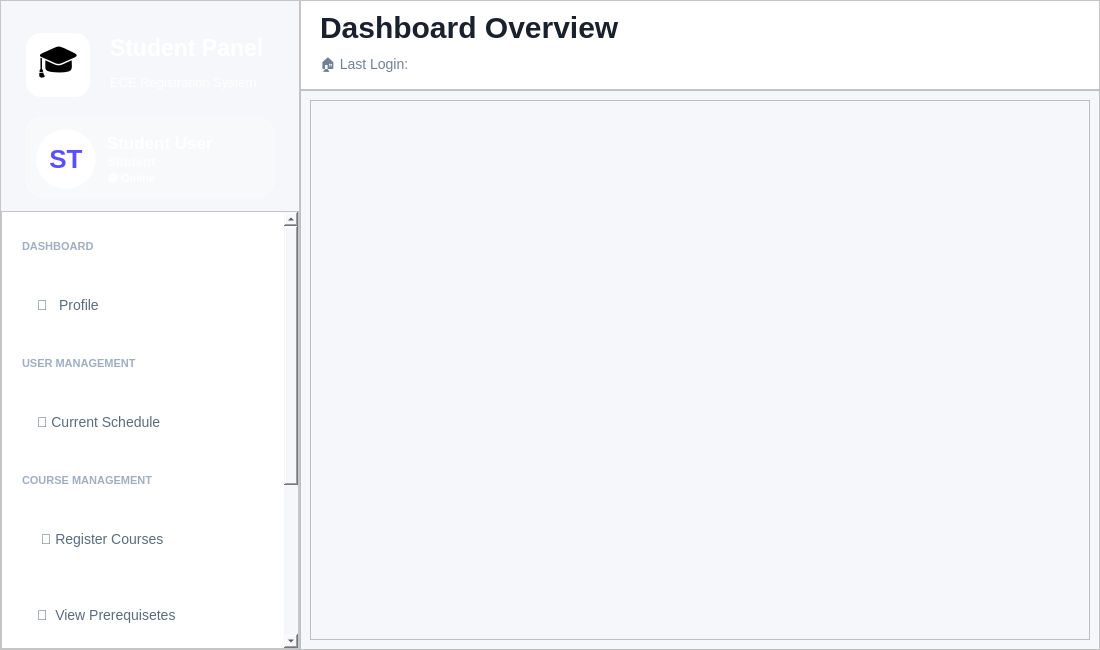
<?xml version="1.0" encoding="UTF-8"?>
<ui version="4.0">
 <class>StudentDashboard</class>
 <widget class="QMainWindow" name="StudentDashboard">
  <property name="geometry">
   <rect>
    <x>0</x>
    <y>0</y>
    <width>1100</width>
    <height>650</height>
   </rect>
  </property>
  <property name="minimumSize">
   <size>
    <width>1000</width>
    <height>600</height>
   </size>
  </property>
  <property name="windowTitle">
   <string>Student Dashboard - ECE Registration System</string>
  </property>
  <property name="styleSheet">
   <string notr="true">QMainWindow { background-color: #f5f7fa; }</string>
  </property>
  <widget class="QWidget" name="centralwidget">
   <property name="styleSheet">
    <string notr="true">background-color: #f5f7fa;</string>
   </property>
   <layout class="QHBoxLayout" name="mainHorizontalLayout">
    <property name="spacing">
     <number>0</number>
    </property>
    <property name="leftMargin">
     <number>0</number>
    </property>
    <property name="topMargin">
     <number>0</number>
    </property>
    <property name="rightMargin">
     <number>0</number>
    </property>
    <property name="bottomMargin">
     <number>0</number>
    </property>
    <item>
     <widget class="QFrame" name="sidebarFrame">
      <property name="minimumSize">
       <size>
        <width>300</width>
        <height>0</height>
       </size>
      </property>
      <property name="maximumSize">
       <size>
        <width>300</width>
        <height>16777215</height>
       </size>
      </property>
      <property name="styleSheet">
       <string notr="true">QFrame { background-color: white; }</string>
      </property>
      <property name="frameShape">
       <enum>QFrame::Shape::StyledPanel</enum>
      </property>
      <layout class="QVBoxLayout" name="sidebarLayout">
       <property name="spacing">
        <number>0</number>
       </property>
       <property name="leftMargin">
        <number>0</number>
       </property>
       <property name="topMargin">
        <number>0</number>
       </property>
       <property name="rightMargin">
        <number>0</number>
       </property>
       <property name="bottomMargin">
        <number>0</number>
       </property>
       <item>
        <widget class="QWidget" name="headerWidget" native="true">
         <property name="minimumSize">
          <size>
           <width>0</width>
           <height>210</height>
          </size>
         </property>
         <property name="maximumSize">
          <size>
           <width>16777215</width>
           <height>210</height>
          </size>
         </property>
         <property name="styleSheet">
          <string notr="true">/* ===== Background Gradient ===== */
QWidget {
    background: qlineargradient(
        x1: 0, y1: 0,
        x2: 1, y2: 1,
        stop: 0 #667EEA,   /* start color */
        stop: 1 #764BA2    /* end color */
    );
    font-family: &quot;Segoe UI&quot;;
}
</string>
         </property>
         <layout class="QVBoxLayout" name="headerLayout">
          <property name="spacing">
           <number>20</number>
          </property>
          <property name="leftMargin">
           <number>25</number>
          </property>
          <property name="topMargin">
           <number>32</number>
          </property>
          <property name="rightMargin">
           <number>25</number>
          </property>
          <property name="bottomMargin">
           <number>28</number>
          </property>
          <item>
           <layout class="QHBoxLayout" name="logoHLayout">
            <item>
             <widget class="QLabel" name="logoIconLabel">
              <property name="minimumSize">
               <size>
                <width>64</width>
                <height>64</height>
               </size>
              </property>
              <property name="maximumSize">
               <size>
                <width>64</width>
                <height>64</height>
               </size>
              </property>
              <property name="styleSheet">
               <string notr="true">background-color: white; border-radius: 15px; font-size: 34px;</string>
              </property>
              <property name="text">
               <string>🎓</string>
              </property>
              <property name="alignment">
               <set>Qt::AlignmentFlag::AlignCenter</set>
              </property>
             </widget>
            </item>
            <item>
             <layout class="QVBoxLayout" name="logoTextLayout">
              <property name="spacing">
               <number>4</number>
              </property>
              <item>
               <widget class="QLabel" name="labelLogoTitle">
                <property name="styleSheet">
                 <string notr="true">color: white; font-size: 23px; font-weight: 800; background: transparent;</string>
                </property>
                <property name="text">
                 <string>Student Panel</string>
                </property>
               </widget>
              </item>
              <item>
               <widget class="QLabel" name="labelLogoSubtitle">
                <property name="styleSheet">
                 <string notr="true">color: rgba(255,255,255,0.95); font-size: 13px; background: transparent;</string>
                </property>
                <property name="text">
                 <string>ECE Registration System</string>
                </property>
               </widget>
              </item>
             </layout>
            </item>
            <item>
             <spacer name="logoSpacer">
              <property name="orientation">
               <enum>Qt::Orientation::Horizontal</enum>
              </property>
              <property name="sizeHint" stdset="0">
               <size>
                <width>40</width>
                <height>20</height>
               </size>
              </property>
             </spacer>
            </item>
           </layout>
          </item>
          <item>
           <widget class="QFrame" name="profileFrame">
            <property name="sizePolicy">
             <sizepolicy hsizetype="Preferred" vsizetype="Fixed">
              <horstretch>0</horstretch>
              <verstretch>0</verstretch>
             </sizepolicy>
            </property>
            <property name="minimumSize">
             <size>
              <width>0</width>
              <height>80</height>
             </size>
            </property>
            <property name="styleSheet">
             <string notr="true">QFrame {
    background-color: rgba(255,255,255,0.22);
    border-radius: 15px;
    border: 1px solid rgba(255,255,255,0.35);
}</string>
            </property>
            <property name="frameShape">
             <enum>QFrame::Shape::StyledPanel</enum>
            </property>
            <property name="frameShadow">
             <enum>QFrame::Shadow::Raised</enum>
            </property>
            <layout class="QGridLayout" name="gridLayout">
             <property name="topMargin">
              <number>5</number>
             </property>
             <property name="rightMargin">
              <number>5</number>
             </property>
             <property name="bottomMargin">
              <number>0</number>
             </property>
             <item row="0" column="2">
              <layout class="QVBoxLayout" name="verticalLayout">
               <property name="spacing">
                <number>0</number>
               </property>
               <property name="topMargin">
                <number>10</number>
               </property>
               <property name="bottomMargin">
                <number>10</number>
               </property>
               <item>
                <widget class="QLabel" name="labelStudentName">
                 <property name="minimumSize">
                  <size>
                   <width>20</width>
                   <height>20</height>
                  </size>
                 </property>
                 <property name="styleSheet">
                  <string notr="true">color: white; 
font-size: 17px; 
font-weight: 800;
background: transparent;
border: transparent</string>
                 </property>
                 <property name="text">
                  <string>Student User</string>
                 </property>
                </widget>
               </item>
               <item>
                <widget class="QLabel" name="labelStudentRole">
                 <property name="minimumSize">
                  <size>
                   <width>0</width>
                   <height>20</height>
                  </size>
                 </property>
                 <property name="styleSheet">
                  <string notr="true">color: rgba(255,255,255,0.88); 
font-size: 13px; 
font-weight: 500;
background: transparent;
border: transparent</string>
                 </property>
                 <property name="text">
                  <string>Student</string>
                 </property>
                </widget>
               </item>
               <item>
                <widget class="QLabel" name="labelStudentStatus">
                 <property name="minimumSize">
                  <size>
                   <width>0</width>
                   <height>20</height>
                  </size>
                 </property>
                 <property name="styleSheet">
                  <string notr="true">color: rgba(255,255,255,0.95); 
font-size: 11px; 
font-weight: 600;
border: transparent;
background-color: transparent</string>
                 </property>
                 <property name="text">
                  <string>🟢 Online</string>
                 </property>
                </widget>
               </item>
              </layout>
             </item>
             <item row="0" column="3">
              <spacer name="horizontalSpacer_2">
               <property name="orientation">
                <enum>Qt::Orientation::Horizontal</enum>
               </property>
               <property name="sizeType">
                <enum>QSizePolicy::Policy::Minimum</enum>
               </property>
               <property name="sizeHint" stdset="0">
                <size>
                 <width>20</width>
                 <height>20</height>
                </size>
               </property>
              </spacer>
             </item>
             <item row="0" column="0">
              <widget class="QLabel" name="avatarLabel">
               <property name="minimumSize">
                <size>
                 <width>60</width>
                 <height>60</height>
                </size>
               </property>
               <property name="maximumSize">
                <size>
                 <width>60</width>
                 <height>60</height>
                </size>
               </property>
               <property name="styleSheet">
                <string notr="true">background-color: white;
color: #5a4fff;   /* vibrant purple-blue */
border-radius: 30px;
font-size: 26px;
font-weight: 900;
</string>
               </property>
               <property name="text">
                <string>ST</string>
               </property>
               <property name="alignment">
                <set>Qt::AlignmentFlag::AlignCenter</set>
               </property>
              </widget>
             </item>
             <item row="0" column="1">
              <spacer name="horizontalSpacer_3">
               <property name="orientation">
                <enum>Qt::Orientation::Horizontal</enum>
               </property>
               <property name="sizeType">
                <enum>QSizePolicy::Policy::Fixed</enum>
               </property>
               <property name="sizeHint" stdset="0">
                <size>
                 <width>5</width>
                 <height>10</height>
                </size>
               </property>
              </spacer>
             </item>
            </layout>
           </widget>
          </item>
         </layout>
        </widget>
       </item>
       <item>
        <widget class="QScrollArea" name="navScrollArea">
         <property name="styleSheet">
          <string notr="true">/* ===== VERTICAL SCROLLBAR ===== */
QScrollBar:vertical {
    width: 12px;
    background: rgba(255, 255, 255, 0.05);  /* subtle track */
    margin: 0px 0px 0px 0;  /* TOP RIGHT BOTTOM LEFT */
    border-radius: 6px;
}

QScrollBar::handle:vertical {
    background: rgba(120, 120, 120, 0.35);  /* glassy thumb */
    border-radius: 6px;
    min-height: 30px;
    border: 1px solid rgba(255, 255, 255, 0.2); /* subtle highlight */
}

QScrollBar::handle:vertical:hover {
    background: rgba(120, 120, 120, 0.55);
}

/* Up/Down buttons */
QScrollBar::add-line:vertical,
QScrollBar::sub-line:vertical {
    height: 16px;
    background: rgba(180, 180, 180, 0.35);
    border-radius: 4px;
}

/* Arrow icons */
QScrollBar::up-arrow:vertical,
QScrollBar::down-arrow:vertical {
    width: 6px;
    height: 6px;
    background: transparent;
}

/* Remove the blank area inside */
QScrollBar::add-page:vertical,
QScrollBar::sub-page:vertical {
    background: none;
}</string>
         </property>
         <property name="widgetResizable">
          <bool>true</bool>
         </property>
         <widget class="QWidget" name="navScrollContent">
          <property name="geometry">
           <rect>
            <x>0</x>
            <y>-220</y>
            <width>284</width>
            <height>719</height>
           </rect>
          </property>
          <property name="styleSheet">
           <string notr="true">background-color: white;</string>
          </property>
          <layout class="QVBoxLayout" name="navMainLayout">
           <property name="spacing">
            <number>28</number>
           </property>
           <property name="leftMargin">
            <number>20</number>
           </property>
           <property name="topMargin">
            <number>28</number>
           </property>
           <property name="rightMargin">
            <number>20</number>
           </property>
           <property name="bottomMargin">
            <number>28</number>
           </property>
           <item>
            <widget class="QLabel" name="dashboardSectionLabel">
             <property name="styleSheet">
              <string notr="true">color: #a0aec0; font-size: 11px; font-weight: 800; background: transparent;</string>
             </property>
             <property name="text">
              <string>DASHBOARD</string>
             </property>
            </widget>
           </item>
           <item>
            <widget class="QPushButton" name="buttonProfile">
             <property name="minimumSize">
              <size>
               <width>0</width>
               <height>48</height>
              </size>
             </property>
             <property name="cursor">
              <cursorShape>PointingHandCursor</cursorShape>
             </property>
             <property name="styleSheet">
              <string notr="true">QPushButton {
    background-color: transparent;
    border: none;
    border-radius: 10px;
    color: #5a6c7d;
    font-size: 14px;
    text-align: left;
    padding-left: 15px;
}

QPushButton:hover {
    background-color: #f8f9fa;
    color: #8c6fff;  /* slightly purple-ish on hover */
}

/* CHECKED / TOGGLED STATE */
QPushButton:checked {
    background-color: rgba(140, 111, 255, 0.10);  /* faint purple */
    color: #8c6fff; 
    font-weight: bold;
    border-left: 4px solid #8c6fff;
    padding-left: 11px; /* adjust so bar doesn’t push content too far */
}

/* PRESSED STATE (optional but clean) */
QPushButton:pressed {
    background-color: rgba(140, 111, 255, 0.18);  /* slightly darker purple on press */
}
</string>
             </property>
             <property name="text">
              <string>👤   Profile</string>
             </property>
             <property name="checkable">
              <bool>true</bool>
             </property>
             <attribute name="buttonGroup">
              <string notr="true">buttonGroupSubmenus</string>
             </attribute>
            </widget>
           </item>
           <item>
            <widget class="QLabel" name="userMgmtLabel">
             <property name="styleSheet">
              <string notr="true">color: #a0aec0; font-size: 11px; font-weight: 800; background: transparent;</string>
             </property>
             <property name="text">
              <string>USER MANAGEMENT</string>
             </property>
            </widget>
           </item>
           <item>
            <widget class="QPushButton" name="buttonCurrentSchedule">
             <property name="minimumSize">
              <size>
               <width>0</width>
               <height>48</height>
              </size>
             </property>
             <property name="cursor">
              <cursorShape>PointingHandCursor</cursorShape>
             </property>
             <property name="styleSheet">
              <string notr="true">QPushButton {
    background-color: transparent;
    border: none;
    border-radius: 10px;
    color: #5a6c7d;
    font-size: 14px;
    text-align: left;
    padding-left: 15px;
}

QPushButton:hover {
    background-color: #f8f9fa;
    color: #8c6fff;  /* slightly purple-ish on hover */
}

/* CHECKED / TOGGLED STATE */
QPushButton:checked {
    background-color: rgba(140, 111, 255, 0.10);  /* faint purple */
    color: #8c6fff; 
    font-weight: bold;
    border-left: 4px solid #8c6fff;
    padding-left: 11px; /* adjust so bar doesn’t push content too far */
}

/* PRESSED STATE (optional but clean) */
QPushButton:pressed {
    background-color: rgba(140, 111, 255, 0.18);  /* slightly darker purple on press */
}
</string>
             </property>
             <property name="text">
              <string>📅 Current Schedule</string>
             </property>
             <property name="checkable">
              <bool>true</bool>
             </property>
             <attribute name="buttonGroup">
              <string notr="true">buttonGroupSubmenus</string>
             </attribute>
            </widget>
           </item>
           <item>
            <widget class="QLabel" name="courseMgmtLabel">
             <property name="styleSheet">
              <string notr="true">color: #a0aec0; font-size: 11px; font-weight: 800; background: transparent;</string>
             </property>
             <property name="text">
              <string>COURSE MANAGEMENT</string>
             </property>
            </widget>
           </item>
           <item>
            <widget class="QPushButton" name="buttonRegisterCourses">
             <property name="minimumSize">
              <size>
               <width>0</width>
               <height>48</height>
              </size>
             </property>
             <property name="cursor">
              <cursorShape>PointingHandCursor</cursorShape>
             </property>
             <property name="styleSheet">
              <string notr="true">QPushButton {
    background-color: transparent;
    border: none;
    border-radius: 10px;
    color: #5a6c7d;
    font-size: 14px;
    text-align: left;
    padding-left: 15px;
}

QPushButton:hover {
    background-color: #f8f9fa;
    color: #8c6fff;  /* slightly purple-ish on hover */
}

/* CHECKED / TOGGLED STATE */
QPushButton:checked {
    background-color: rgba(140, 111, 255, 0.10);  /* faint purple */
    color: #8c6fff; 
    font-weight: bold;
    border-left: 4px solid #8c6fff;
    padding-left: 11px; /* adjust so bar doesn’t push content too far */
}

/* PRESSED STATE (optional but clean) */
QPushButton:pressed {
    background-color: rgba(140, 111, 255, 0.18);  /* slightly darker purple on press */
}
</string>
             </property>
             <property name="text">
              <string> 📝 Register Courses </string>
             </property>
             <property name="checkable">
              <bool>true</bool>
             </property>
             <attribute name="buttonGroup">
              <string notr="true">buttonGroupSubmenus</string>
             </attribute>
            </widget>
           </item>
           <item>
            <widget class="QPushButton" name="buttonViewPrereqs">
             <property name="minimumSize">
              <size>
               <width>0</width>
               <height>48</height>
              </size>
             </property>
             <property name="cursor">
              <cursorShape>PointingHandCursor</cursorShape>
             </property>
             <property name="styleSheet">
              <string notr="true">QPushButton {
    background-color: transparent;
    border: none;
    border-radius: 10px;
    color: #5a6c7d;
    font-size: 14px;
    text-align: left;
    padding-left: 15px;
}

QPushButton:hover {
    background-color: #f8f9fa;
    color: #8c6fff;  /* slightly purple-ish on hover */
}

/* CHECKED / TOGGLED STATE */
QPushButton:checked {
    background-color: rgba(140, 111, 255, 0.10);  /* faint purple */
    color: #8c6fff; 
    font-weight: bold;
    border-left: 4px solid #8c6fff;
    padding-left: 11px; /* adjust so bar doesn’t push content too far */
}

/* PRESSED STATE (optional but clean) */
QPushButton:pressed {
    background-color: rgba(140, 111, 255, 0.18);  /* slightly darker purple on press */
}
</string>
             </property>
             <property name="text">
              <string>🔗  View Prerequisetes</string>
             </property>
             <property name="checkable">
              <bool>true</bool>
             </property>
             <attribute name="buttonGroup">
              <string notr="true">buttonGroupSubmenus</string>
             </attribute>
            </widget>
           </item>
           <item>
            <widget class="QPushButton" name="buttonViewProgramPlans">
             <property name="minimumSize">
              <size>
               <width>0</width>
               <height>48</height>
              </size>
             </property>
             <property name="cursor">
              <cursorShape>PointingHandCursor</cursorShape>
             </property>
             <property name="styleSheet">
              <string notr="true">QPushButton {
    background-color: transparent;
    border: none;
    border-radius: 10px;
    color: #5a6c7d;
    font-size: 14px;
    text-align: left;
    padding-left: 15px;
}

QPushButton:hover {
    background-color: #f8f9fa;
    color: #8c6fff;  /* slightly purple-ish on hover */
}

/* CHECKED / TOGGLED STATE */
QPushButton:checked {
    background-color: rgba(140, 111, 255, 0.10);  /* faint purple */
    color: #8c6fff; 
    font-weight: bold;
    border-left: 4px solid #8c6fff;
    padding-left: 11px; /* adjust so bar doesn’t push content too far */
}

/* PRESSED STATE (optional but clean) */
QPushButton:pressed {
    background-color: rgba(140, 111, 255, 0.18);  /* slightly darker purple on press */
}
</string>
             </property>
             <property name="text">
              <string>📋  View Program Plans</string>
             </property>
             <property name="checkable">
              <bool>true</bool>
             </property>
             <attribute name="buttonGroup">
              <string notr="true">buttonGroupSubmenus</string>
             </attribute>
            </widget>
           </item>
           <item>
            <widget class="QPushButton" name="buttonTranscript">
             <property name="minimumSize">
              <size>
               <width>0</width>
               <height>48</height>
              </size>
             </property>
             <property name="cursor">
              <cursorShape>PointingHandCursor</cursorShape>
             </property>
             <property name="styleSheet">
              <string notr="true">QPushButton {
    background-color: transparent;
    border: none;
    border-radius: 10px;
    color: #5a6c7d;
    font-size: 14px;
    text-align: left;
    padding-left: 15px;
}

QPushButton:hover {
    background-color: #f8f9fa;
    color: #8c6fff;  /* slightly purple-ish on hover */
}

/* CHECKED / TOGGLED STATE */
QPushButton:checked {
    background-color: rgba(140, 111, 255, 0.10);  /* faint purple */
    color: #8c6fff; 
    font-weight: bold;
    border-left: 4px solid #8c6fff;
    padding-left: 11px; /* adjust so bar doesn’t push content too far */
}

/* PRESSED STATE (optional but clean) */
QPushButton:pressed {
    background-color: rgba(140, 111, 255, 0.18);  /* slightly darker purple on press */
}
</string>
             </property>
             <property name="text">
              <string> 📊 Transcript </string>
             </property>
             <property name="checkable">
              <bool>true</bool>
             </property>
             <attribute name="buttonGroup">
              <string notr="true">buttonGroupSubmenus</string>
             </attribute>
            </widget>
           </item>
           <item>
            <spacer name="navVerticalSpacer">
             <property name="orientation">
              <enum>Qt::Orientation::Vertical</enum>
             </property>
             <property name="sizeHint" stdset="0">
              <size>
               <width>20</width>
               <height>40</height>
              </size>
             </property>
            </spacer>
           </item>
           <item>
            <widget class="QPushButton" name="buttonLogout">
             <property name="minimumSize">
              <size>
               <width>0</width>
               <height>50</height>
              </size>
             </property>
             <property name="cursor">
              <cursorShape>PointingHandCursor</cursorShape>
             </property>
             <property name="styleSheet">
              <string notr="true">QPushButton {
    background-color: #fff5f5;
    border: 2px solid #fed7d7;
    border-radius: 12px;
    color: #e53e3e;
    font-weight: 700;
    font-size: 14px;
    text-align: left;
    padding-left: 18px;
    /* Add subtle shadow for depth */
    box-shadow: 0px 2px 4px rgba(0, 0, 0, 0.1);
}

/* Hover effect */
QPushButton:hover {
    background-color: #fed7d7;
}

/* Pressed effect */
QPushButton:pressed {
    background-color: #fbb6b6; /* slightly darker */
    padding-left: 20px;        /* move text slightly right to simulate press */
    padding-top: 2px;          /* move text slightly down */
    border-color: #f56565;     /* darker border */
}
</string>
             </property>
             <property name="text">
              <string>🚪  Logout</string>
             </property>
            </widget>
           </item>
          </layout>
         </widget>
        </widget>
       </item>
      </layout>
     </widget>
    </item>
    <item>
     <widget class="QWidget" name="mainContentWidget" native="true">
      <property name="styleSheet">
       <string notr="true">background-color: #f5f7fa;</string>
      </property>
      <layout class="QVBoxLayout" name="mainContentLayout">
       <property name="spacing">
        <number>0</number>
       </property>
       <property name="leftMargin">
        <number>0</number>
       </property>
       <property name="topMargin">
        <number>0</number>
       </property>
       <property name="rightMargin">
        <number>0</number>
       </property>
       <property name="bottomMargin">
        <number>0</number>
       </property>
       <item>
        <widget class="QFrame" name="topBarFrame">
         <property name="minimumSize">
          <size>
           <width>0</width>
           <height>90</height>
          </size>
         </property>
         <property name="maximumSize">
          <size>
           <width>16777215</width>
           <height>90</height>
          </size>
         </property>
         <property name="styleSheet">
          <string notr="true">background-color: white;</string>
         </property>
         <property name="frameShape">
          <enum>QFrame::Shape::StyledPanel</enum>
         </property>
         <layout class="QGridLayout" name="gridLayout_2">
          <item row="0" column="1">
           <layout class="QVBoxLayout" name="verticalLayout_2">
            <item>
             <widget class="QLabel" name="labelPageTitle">
              <property name="sizePolicy">
               <sizepolicy hsizetype="Maximum" vsizetype="Fixed">
                <horstretch>0</horstretch>
                <verstretch>0</verstretch>
               </sizepolicy>
              </property>
              <property name="minimumSize">
               <size>
                <width>300</width>
                <height>30</height>
               </size>
              </property>
              <property name="styleSheet">
               <string notr="true">font-size: 30px; font-weight: 900; color: #1a202c; background: transparent;</string>
              </property>
              <property name="text">
               <string>Dashboard Overview</string>
              </property>
             </widget>
            </item>
            <item>
             <widget class="QLabel" name="labelLastLogin">
              <property name="styleSheet">
               <string notr="true">font-size: 14px; color: #718096; background: transparent;</string>
              </property>
              <property name="text">
               <string>🏠 Last Login:</string>
              </property>
             </widget>
            </item>
           </layout>
          </item>
          <item row="0" column="0">
           <spacer name="horizontalSpacer_4">
            <property name="orientation">
             <enum>Qt::Orientation::Horizontal</enum>
            </property>
            <property name="sizeType">
             <enum>QSizePolicy::Policy::Fixed</enum>
            </property>
            <property name="sizeHint" stdset="0">
             <size>
              <width>10</width>
              <height>20</height>
             </size>
            </property>
           </spacer>
          </item>
          <item row="0" column="3">
           <spacer name="horizontalSpacer">
            <property name="orientation">
             <enum>Qt::Orientation::Horizontal</enum>
            </property>
            <property name="sizeType">
             <enum>QSizePolicy::Policy::MinimumExpanding</enum>
            </property>
            <property name="sizeHint" stdset="0">
             <size>
              <width>40</width>
              <height>20</height>
             </size>
            </property>
           </spacer>
          </item>
         </layout>
        </widget>
       </item>
       <item>
        <widget class="QFrame" name="frame">
         <property name="frameShape">
          <enum>QFrame::Shape::StyledPanel</enum>
         </property>
         <property name="frameShadow">
          <enum>QFrame::Shadow::Raised</enum>
         </property>
         <layout class="QVBoxLayout" name="verticalLayout_3">
          <item>
           <widget class="QScrollArea" name="scrollArea">
            <property name="styleSheet">
             <string notr="true">
/* ===== VERTICAL SCROLLBAR ===== */
QScrollBar:vertical {
    width: 12px;
    background: rgba(255, 255, 255, 0.05);  /* subtle track */
    margin: 0px 0px 0px 0;  /* TOP RIGHT BOTTOM LEFT */
    border-radius: 6px;
}

QScrollBar::handle:vertical {
    background: rgba(120, 120, 120, 0.35);  /* glassy thumb */
    border-radius: 6px;
    min-height: 30px;
    border: 1px solid rgba(255, 255, 255, 0.2); /* subtle highlight */
}

QScrollBar::handle:vertical:hover {
    background: rgba(120, 120, 120, 0.55);
}

/* Up/Down buttons */
QScrollBar::add-line:vertical,
QScrollBar::sub-line:vertical {
    height: 16px;
    background: rgba(180, 180, 180, 0.35);
    border-radius: 4px;
}

/* Arrow icons */
QScrollBar::up-arrow:vertical,
QScrollBar::down-arrow:vertical {
    width: 6px;
    height: 6px;
    background: transparent;
}

/* Remove the blank area inside */
QScrollBar::add-page:vertical,
QScrollBar::sub-page:vertical {
    background: none;
}
/* ===== HORIZONTAL SCROLLBAR ===== */
QScrollBar:horizontal {
    height: 12px;
    background: rgba(255, 255, 255, 0.05);  /* subtle track */
    margin: 0px 0 0px 0;  /* TOP RIGHT BOTTOM LEFT */
    border-radius: 6px;
}

QScrollBar::handle:horizontal {
    background: rgba(120, 120, 120, 0.35);  /* glassy thumb */
    border-radius: 6px;
    min-width: 30px;
    border: 1px solid rgba(255, 255, 255, 0.2); /* subtle highlight */
}

QScrollBar::handle:horizontal:hover {
    background: rgba(120, 120, 120, 0.55);
}

/* Left/Right buttons */
QScrollBar::add-line:horizontal,
QScrollBar::sub-line:horizontal {
    width: 16px;
    background: rgba(180, 180, 180, 0.35);
    border-radius: 4px;
}

/* Arrow icons */
QScrollBar::left-arrow:horizontal,
QScrollBar::right-arrow:horizontal {
    width: 6px;
    height: 6px;
    background: transparent;
}

/* Remove the blank area inside */
QScrollBar::add-page:horizontal,
QScrollBar::sub-page:horizontal {
    background: none;
}
</string>
            </property>
            <property name="verticalScrollBarPolicy">
             <enum>Qt::ScrollBarPolicy::ScrollBarAsNeeded</enum>
            </property>
            <property name="horizontalScrollBarPolicy">
             <enum>Qt::ScrollBarPolicy::ScrollBarAsNeeded</enum>
            </property>
            <property name="widgetResizable">
             <bool>true</bool>
            </property>
            <widget class="QWidget" name="scrollAreaWidgetContents">
             <property name="geometry">
              <rect>
               <x>0</x>
               <y>0</y>
               <width>778</width>
               <height>538</height>
              </rect>
             </property>
             <layout class="QVBoxLayout" name="verticalLayout_4">
              <item>
               <widget class="QStackedWidget" name="stackedWidget">
                <property name="currentIndex">
                 <number>5</number>
                </property>
                <widget class="QWidget" name="page0Profile"/>
                <widget class="QWidget" name="page1AllStudents"/>
                <widget class="QWidget" name="page2PendingRequests"/>
                <widget class="QWidget" name="page3ManageFaculty"/>
                <widget class="QWidget" name="page4ManageCourses"/>
                <widget class="QWidget" name="page5ManageSections"/>
               </widget>
              </item>
             </layout>
            </widget>
           </widget>
          </item>
         </layout>
        </widget>
       </item>
      </layout>
     </widget>
    </item>
   </layout>
  </widget>
 </widget>
 <resources/>
 <connections/>
 <buttongroups>
  <buttongroup name="buttonGroupSubmenus"/>
 </buttongroups>
</ui>
